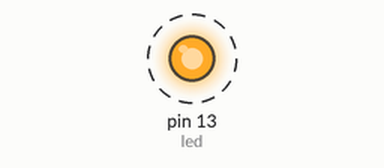
Recording of a sketch running on a simulated Arduino Uno, built with avr-gcc and run on an emulated ATmega328P. On the bench: output pins drawn as LEDs (lit = HIGH). Dashed ring = blinking. What the sketch prints to the serial monitor is not drawn.

Above: at 0.5 s.
Timing chart, 0 to 4.6 s (numbered marks = the images above):
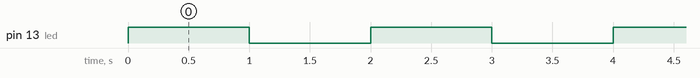

Measured:
- by itself, pin 13 (led): alternates HIGH for 1.0 s and LOW for 1.0 s

The sketch:

BUILTINLED.ino
```cpp
int led=LED_BUILTIN;
void setup() {
  pinMode(led,OUTPUT);
  Serial.begin(9600);
}

void loop() {
  digitalWrite(led,HIGH);
   Serial.println(led);
   delay(1000);
   digitalWrite(led,LOW);
    Serial.println(led);
   delay(1000);
}
```
